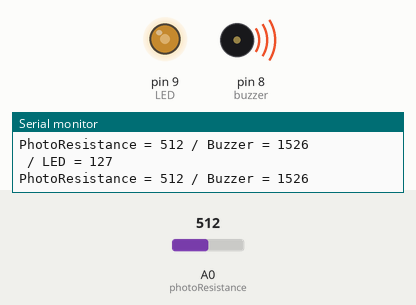
Simulated run of this sketch. Board: Arduino Uno, built with avr-gcc and run on an emulated ATmega328P. Shown: output pins drawn as LEDs (lit = HIGH), buzzer (waves = sounding), the last lines printed to the serial monitor. The test bench sets the inputs (shaded band); at power-on: A0 (photoResistance) = 512.

Above: at 1.2 s.
1.3 s: A0 (photoResistance) set to 104
At 1.9 s:
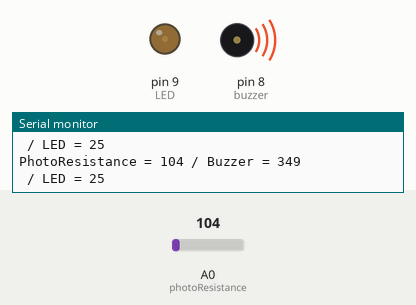
2.8 s: A0 (photoResistance) set to 95
At 4.0 s:
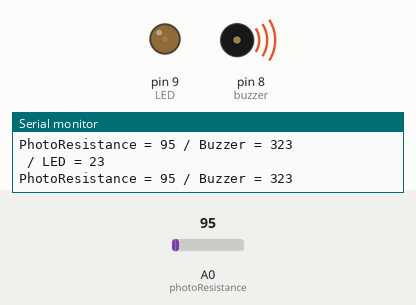
5.8 s: A0 (photoResistance) set to 44
At 7.0 s:
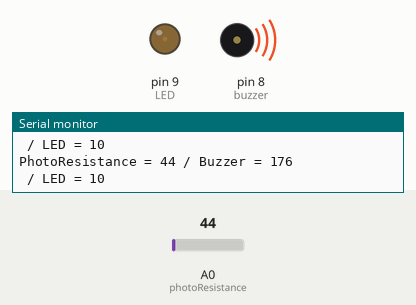
7.3 s: A0 (photoResistance) set to 37
At 7.7 s:
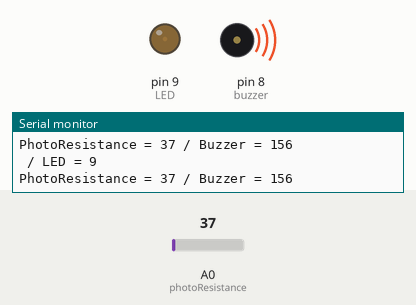
10.3 s: A0 (photoResistance) set to 0
At 10.6 s:
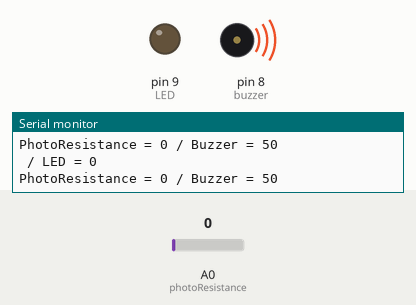
11.8 s: A0 (photoResistance) set to 8
At 12.9 s:
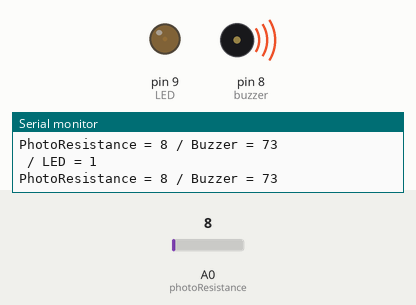
13.3 s: A0 (photoResistance) set to 11
Timing chart, 0 to 16.3 s (numbered marks = the images above; inputs shaded):
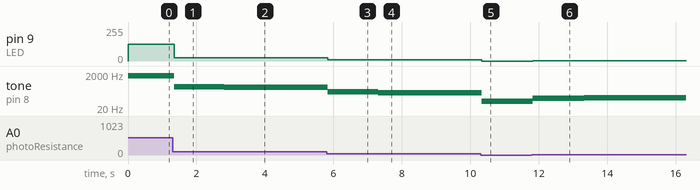

Measured:
- after the input at 1.3 s, pin 9 (LED): 127/255 → 25/255 after 0.05 s; tone on pin 8 (buzzer): 1526 Hz → 349 Hz after 0.05 s
- after the input at 2.8 s, pin 9 (LED): 25/255 → 23/255 at once; tone on pin 8 (buzzer): 349 Hz → 323 Hz at once
- after the input at 5.8 s, pin 9 (LED): 23/255 → 10/255 at once; tone on pin 8 (buzzer): 323 Hz → 176 Hz at once
- after the input at 7.3 s, pin 9 (LED): 10/255 → 9/255 at once; tone on pin 8 (buzzer): 176 Hz → 156 Hz at once
- after the input at 10.3 s, pin 9 (LED): 9/255 → 0/255 at once; tone on pin 8 (buzzer): 156 Hz → 50 Hz at once
- after the input at 11.8 s, pin 9 (LED): 0/255 → 1/255 at once; tone on pin 8 (buzzer): 50 Hz → 73 Hz at once
- after the input at 13.3 s, pin 9 (LED): 1/255 → 2/255 at once; tone on pin 8 (buzzer): 73 Hz → 81 Hz at once

The sketch:

moocfab_s4_theremine.ino
```cpp
// (licence header left out)
/*
  Entrée et sortie analogiques + communications série

 Ce programme va allumer une LED branchée sur la broche 9.
 L'intensité lumineuse de la LED sera proportielle à la luminosité
 captée par la photorésistance branchée sur la broche A0.

 */

/*
    L'exercice consiste à modifier l'exemple AnalogInOutSerial vu cette semaine et l'adapter pour que
    la luminosité mesurée par la photorésistance soit proportionelle à la fréquence jouée un buzzer
    branché sur la broche 8 : plus la luminosité reçue par la photorésistance est importante,
    plus la fréquence jouée par le buzzer sera élevée (et inversement, si on passe notre main
    devant le capteur de luminosité alors le son émis sera grave→fréquence basse).

    Vous aurez besoin de la fonction tone qui prend deux paramètres :
        la broche où le buzzer est branché
        la fréquence que l'on veut jouer avec le buzzer (exprimée en Hertz)

tone(8, 440);  // la note La (440Hz) jouée sur un buzzer branché sur la broche 8

    Lorsque l'on reçoit beaucoup de lumière sur notre photo-résistance, la fréquence générée devra être proche de 3000Hz
    et lorsque la lumière est faible, la fréquence devra être proche de 50Hz.
    Le buzzer doit avoir une patte connectée à la broche 8 et l'autre au GND

*/

// Initialisation des constantes :
const int photoResistance = A0;   // Numéro de la broche à laquelle est connecté la photorésistance
const int buzzer = 8;   // Numéro de la broche à laquelle est connectée le buzzer
const int LED = 9;      // Numéro de la broche à laquelle est connectée la LED

int sensorValue = 0;         // Valeur lue sur la photorésistance
int outputValueBuzzer = 0;   // Valeur envoyée au buzzer
int outputValueLED = 0;      // Valeur envoyée vers la LED

void setup() {
  // Initialise la communication avec l'ordinateur
  Serial.begin(9600);

  // Indique l'entrée :
  pinMode (photoResistance, INPUT);
  // Indique les sorties :
  pinMode (buzzer, OUTPUT);
  pinMode (LED, OUTPUT);
}

void loop() {
  // lit la valeur de la photorésistance et
  // stocke le résultat dans sensorValue :
  sensorValue = analogRead(photoResistance);
  // change sensorValue vers une intervalles :
  outputValueBuzzer = map(sensorValue, 0, 1023, 50, 3000);  // 50Hz à 3000Hz
  outputValueLED = map(sensorValue, 0, 1023, 0, 255);  // 0 à 255
  // envoie de cette nouvelle valeur sur le buzzer
  tone (buzzer, outputValueBuzzer);
  analogWrite (LED, outputValueLED);

  delay (10);

  // envoie tout ça vers l'ordinateur
  Serial.print("PhotoResistance = " );
  Serial.print(sensorValue);
  Serial.print(" / Buzzer = ");
  Serial.println(outputValueBuzzer);
  Serial.print(" / LED = ");
  Serial.println(outputValueLED);
  Serial.print("\n");
}
```
